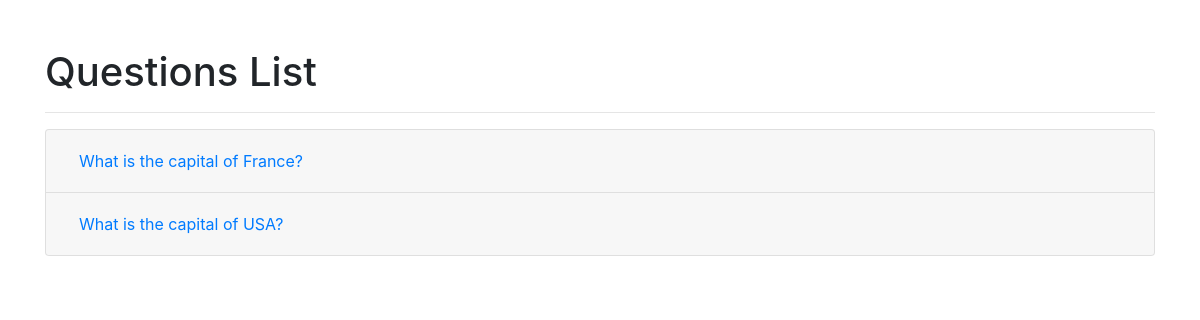
The page /admins/question_list on the database as committed earlier.
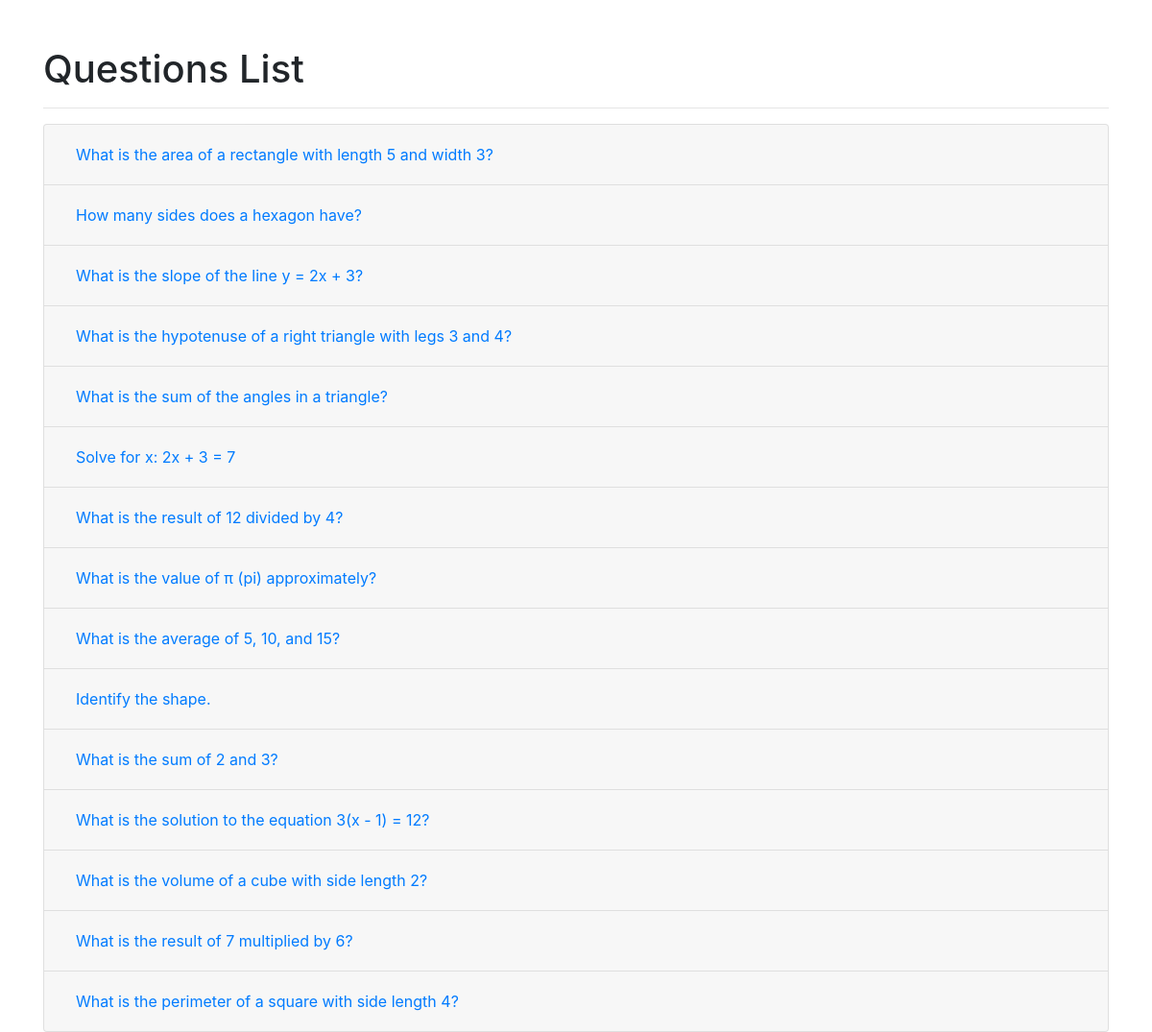
The same page on the database as committed later.
### base/models.py (models this page shows, shortened)
class Question(models.Model):
    text = models.TextField()
    diagram = models.ImageField(upload_to='questions/diagrams/', blank=True, null=True)
    subject = models.ForeignKey(Subject, on_delete=models.CASCADE, related_name='questions',null=True)

### admins/views.py (the view)
# urls.py: path('question_list',views.question_list,name= "question_list"),
def question_list(request):
    questions = list(Question.objects.all().select_related('subject').prefetch_related('answers'))
    if request.user.is_authenticated:
        random.seed(request.user.id)  # or use request.user.username
    random.shuffle(questions)
    return render(request, 'admins/question_list.html', {'questions': questions})

### base/templates/admins/question_list.html (shortened to what this page needs)
<!DOCTYPE html>
<html lang="en">
<head>
    <link href="https://stackpath.bootstrapcdn.com/bootstrap/4.5.2/css/bootstrap.min.css" rel="stylesheet">
</head>
<body>
    <div class="container mt-5">
        <h1>Questions List</h1>
        <hr>
        <div class="accordion" id="questionsAccordion">
            {% for question in questions %}
                <div class="card">
                    <div class="card-header" id="heading{{ forloop.counter }}">
                        <h5 class="mb-0">
                            <button class="btn btn-link" data-toggle="collapse" data-target="#collapse{{ forloop.counter }}" aria-expanded="true" aria-controls="collapse{{ forloop.counter }}">
                                {{ question.text }}
                            </button>
                        </h5>
                    </div>
                </div>
            {% endfor %}
        </div>
    </div>
</body>
</html>

Rows that differ between the two databases and show on the page:
removed Question: text "What is the capital of France?"
removed Question: text "What is the capital of USA?"
added Question: text "What is the area of a rectangle with length 5 and width 3?"
added Question: text "How many sides does a hexagon have?"
added Question: text "What is the slope of the line y = 2x + 3?"
added Question: text "What is the hypotenuse of a right triangle with legs 3 and 4?"
added Question: text "What is the sum of the angles in a triangle?"
added Question: text "Solve for x: 2x + 3 = 7"
added Question: text "What is the result of 12 divided by 4?"
added Question: text "What is the value of π (pi) approximately?"
added Question: text "What is the average of 5, 10, and 15?"
added Question: text "Identify the shape."
added Question: text "What is the sum of 2 and 3?"
added Question: text "What is the solution to the equation 3(x - 1) = 12?"
added Question: text "What is the volume of a cube with side length 2?"
added Question: text "What is the result of 7 multiplied by 6?"
added Question: text "What is the perimeter of a square with side length 4?"
